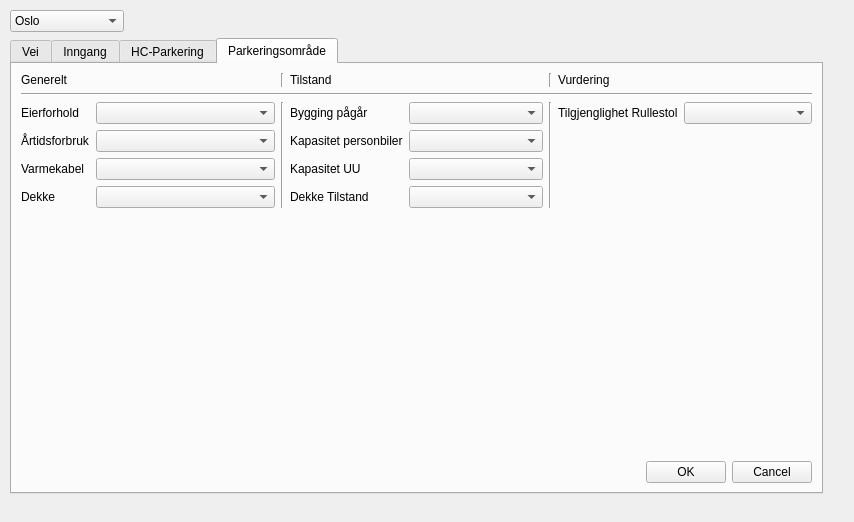
<?xml version="1.0" encoding="UTF-8"?>
<ui version="4.0">
 <class>MasterDialogBase</class>
 <widget class="QDialog" name="MasterDialogBase">
  <property name="geometry">
   <rect>
    <x>0</x>
    <y>0</y>
    <width>854</width>
    <height>522</height>
   </rect>
  </property>
  <property name="windowTitle">
   <string>Master</string>
  </property>
  <widget class="QDialogButtonBox" name="button_box">
   <property name="geometry">
    <rect>
     <x>30</x>
     <y>240</y>
     <width>341</width>
     <height>32</height>
    </rect>
   </property>
   <property name="orientation">
    <enum>Qt::Horizontal</enum>
   </property>
   <property name="standardButtons">
    <set>QDialogButtonBox::Cancel|QDialogButtonBox::Ok</set>
   </property>
  </widget>
  <widget class="QWidget" name="layoutWidget">
   <property name="geometry">
    <rect>
     <x>10</x>
     <y>10</y>
     <width>813</width>
     <height>484</height>
    </rect>
   </property>
   <layout class="QVBoxLayout" name="verticalLayout_2">
    <item>
     <layout class="QHBoxLayout" name="horizontalLayout_4">
      <item>
       <widget class="QComboBox" name="comboBox">
        <item>
         <property name="text">
          <string>Oslo</string>
         </property>
        </item>
        <item>
         <property name="text">
          <string>Fredrikstad</string>
         </property>
        </item>
        <item>
         <property name="text">
          <string>Andre komuner</string>
         </property>
        </item>
       </widget>
      </item>
      <item>
       <spacer name="horizontalSpacer">
        <property name="orientation">
         <enum>Qt::Horizontal</enum>
        </property>
        <property name="sizeHint" stdset="0">
         <size>
          <width>40</width>
          <height>20</height>
         </size>
        </property>
       </spacer>
      </item>
     </layout>
    </item>
    <item>
     <widget class="QTabWidget" name="tabWidget">
      <property name="currentIndex">
       <number>3</number>
      </property>
      <widget class="QWidget" name="tab">
       <attribute name="title">
        <string>Vei</string>
       </attribute>
       <layout class="QGridLayout" name="gridLayout_2">
        <item row="0" column="0">
         <layout class="QVBoxLayout" name="verticalLayout_5">
          <item>
           <layout class="QVBoxLayout" name="verticalLayout_4">
            <item>
             <layout class="QHBoxLayout" name="horizontalLayout_8">
              <item>
               <widget class="QLabel" name="label_46">
                <property name="text">
                 <string>Generelt</string>
                </property>
               </widget>
              </item>
              <item>
               <widget class="Line" name="line_15">
                <property name="orientation">
                 <enum>Qt::Vertical</enum>
                </property>
               </widget>
              </item>
              <item>
               <widget class="QLabel" name="label_47">
                <property name="text">
                 <string>Tilstand</string>
                </property>
               </widget>
              </item>
              <item>
               <widget class="Line" name="line_16">
                <property name="orientation">
                 <enum>Qt::Vertical</enum>
                </property>
               </widget>
              </item>
              <item>
               <widget class="QLabel" name="label_48">
                <property name="text">
                 <string>Vurdering</string>
                </property>
               </widget>
              </item>
             </layout>
            </item>
            <item>
             <widget class="Line" name="line_17">
              <property name="orientation">
               <enum>Qt::Horizontal</enum>
              </property>
             </widget>
            </item>
            <item>
             <layout class="QHBoxLayout" name="horizontalLayout_7">
              <item>
               <layout class="QFormLayout" name="formLayout_10">
                <item row="0" column="0">
                 <widget class="QLabel" name="label_49">
                  <property name="text">
                   <string>Gate Type</string>
                  </property>
                 </widget>
                </item>
                <item row="0" column="1">
                 <widget class="QComboBox" name="comboBox_41"/>
                </item>
                <item row="1" column="0">
                 <widget class="QLabel" name="label_50">
                  <property name="text">
                   <string>Dekke</string>
                  </property>
                 </widget>
                </item>
                <item row="1" column="1">
                 <widget class="QComboBox" name="comboBox_42"/>
                </item>
                <item row="2" column="0">
                 <widget class="QLabel" name="label_51">
                  <property name="text">
                   <string>Varmekabel</string>
                  </property>
                 </widget>
                </item>
                <item row="2" column="1">
                 <widget class="QComboBox" name="comboBox_43"/>
                </item>
                <item row="3" column="0">
                 <widget class="QLabel" name="label_52">
                  <property name="text">
                   <string>Ledelinje</string>
                  </property>
                 </widget>
                </item>
                <item row="3" column="1">
                 <widget class="QComboBox" name="comboBox_44"/>
                </item>
                <item row="4" column="0">
                 <widget class="QLabel" name="label_53">
                  <property name="text">
                   <string>Møteplass</string>
                  </property>
                 </widget>
                </item>
                <item row="4" column="1">
                 <widget class="QComboBox" name="comboBox_45"/>
                </item>
               </layout>
              </item>
              <item>
               <widget class="Line" name="line_13">
                <property name="orientation">
                 <enum>Qt::Vertical</enum>
                </property>
               </widget>
              </item>
              <item>
               <layout class="QFormLayout" name="formLayout_11">
                <item row="0" column="0">
                 <widget class="QLabel" name="label_57">
                  <property name="text">
                   <string>Bygging pågår</string>
                  </property>
                 </widget>
                </item>
                <item row="0" column="1">
                 <widget class="QComboBox" name="comboBox_46"/>
                </item>
                <item row="1" column="0">
                 <widget class="QLabel" name="label_54">
                  <property name="text">
                   <string>Dekke Tilstand</string>
                  </property>
                 </widget>
                </item>
                <item row="1" column="1">
                 <widget class="QComboBox" name="comboBox_48"/>
                </item>
                <item row="2" column="0">
                 <widget class="QLabel" name="label_55">
                  <property name="text">
                   <string>Bredde</string>
                  </property>
                 </widget>
                </item>
                <item row="2" column="1">
                 <widget class="QComboBox" name="comboBox_49"/>
                </item>
                <item row="3" column="0">
                 <widget class="QLabel" name="label_58">
                  <property name="text">
                   <string>Stigning</string>
                  </property>
                 </widget>
                </item>
                <item row="3" column="1">
                 <widget class="QComboBox" name="comboBox_47"/>
                </item>
                <item row="4" column="0">
                 <widget class="QLabel" name="label_56">
                  <property name="text">
                   <string>Tverfall</string>
                  </property>
                 </widget>
                </item>
                <item row="4" column="1">
                 <widget class="QComboBox" name="comboBox_50"/>
                </item>
                <item row="5" column="0">
                 <widget class="QLabel" name="label_59">
                  <property name="text">
                   <string>Ledelinje kontrast</string>
                  </property>
                 </widget>
                </item>
                <item row="5" column="1">
                 <widget class="QComboBox" name="comboBox_51"/>
                </item>
               </layout>
              </item>
              <item>
               <widget class="Line" name="line_14">
                <property name="orientation">
                 <enum>Qt::Vertical</enum>
                </property>
               </widget>
              </item>
              <item>
               <layout class="QFormLayout" name="formLayout_12">
                <item row="0" column="0">
                 <widget class="QLabel" name="label_61">
                  <property name="text">
                   <string>Manuell Rullestol</string>
                  </property>
                 </widget>
                </item>
                <item row="0" column="1">
                 <widget class="QComboBox" name="comboBox_54"/>
                </item>
                <item row="1" column="0">
                 <widget class="QLabel" name="label_62">
                  <property name="text">
                   <string>Elektrisk Rullestol</string>
                  </property>
                 </widget>
                </item>
                <item row="1" column="1">
                 <widget class="QComboBox" name="comboBox_52"/>
                </item>
                <item row="2" column="0">
                 <widget class="QLabel" name="label_60">
                  <property name="text">
                   <string>Synshemmet</string>
                  </property>
                 </widget>
                </item>
                <item row="2" column="1">
                 <widget class="QComboBox" name="comboBox_53"/>
                </item>
               </layout>
              </item>
             </layout>
            </item>
           </layout>
          </item>
          <item>
           <spacer name="verticalSpacer_3">
            <property name="orientation">
             <enum>Qt::Vertical</enum>
            </property>
            <property name="sizeHint" stdset="0">
             <size>
              <width>20</width>
              <height>40</height>
             </size>
            </property>
           </spacer>
          </item>
          <item>
           <widget class="QDialogButtonBox" name="button_box_2">
            <property name="orientation">
             <enum>Qt::Horizontal</enum>
            </property>
            <property name="standardButtons">
             <set>QDialogButtonBox::Cancel|QDialogButtonBox::Ok</set>
            </property>
           </widget>
          </item>
         </layout>
        </item>
       </layout>
       <zorder></zorder>
      </widget>
      <widget class="QWidget" name="tab_2">
       <attribute name="title">
        <string>Inngang</string>
       </attribute>
       <layout class="QGridLayout" name="gridLayout">
        <item row="2" column="0">
         <widget class="QDialogButtonBox" name="button_box_3">
          <property name="orientation">
           <enum>Qt::Horizontal</enum>
          </property>
          <property name="standardButtons">
           <set>QDialogButtonBox::Cancel|QDialogButtonBox::Ok</set>
          </property>
         </widget>
        </item>
        <item row="0" column="0">
         <layout class="QVBoxLayout" name="verticalLayout">
          <item>
           <layout class="QHBoxLayout" name="horizontalLayout_3">
            <item>
             <widget class="QLabel" name="label_14">
              <property name="text">
               <string>Inngang</string>
              </property>
             </widget>
            </item>
            <item>
             <widget class="Line" name="line_5">
              <property name="orientation">
               <enum>Qt::Vertical</enum>
              </property>
             </widget>
            </item>
            <item>
             <widget class="QLabel" name="label_15">
              <property name="text">
               <string>Rampe</string>
              </property>
             </widget>
            </item>
            <item>
             <widget class="Line" name="line_6">
              <property name="orientation">
               <enum>Qt::Vertical</enum>
              </property>
             </widget>
            </item>
            <item>
             <widget class="QLabel" name="label_16">
              <property name="text">
               <string>TextLabel</string>
              </property>
             </widget>
            </item>
           </layout>
          </item>
          <item>
           <widget class="Line" name="line_7">
            <property name="orientation">
             <enum>Qt::Horizontal</enum>
            </property>
           </widget>
          </item>
          <item>
           <layout class="QHBoxLayout" name="horizontalLayout">
            <item>
             <layout class="QFormLayout" name="formLayout">
              <item row="0" column="0">
               <widget class="QLabel" name="label">
                <property name="text">
                 <string>Avstand HC</string>
                </property>
               </widget>
              </item>
              <item row="0" column="1">
               <widget class="QComboBox" name="comboBox_2"/>
              </item>
              <item row="1" column="0">
               <widget class="QLabel" name="label_2">
                <property name="text">
                 <string>Byggningstype</string>
                </property>
               </widget>
              </item>
              <item row="1" column="1">
               <widget class="QComboBox" name="comboBox_3"/>
              </item>
              <item row="2" column="0">
               <widget class="QLabel" name="label_3">
                <property name="text">
                 <string>Ankomst stigning</string>
                </property>
               </widget>
              </item>
              <item row="2" column="1">
               <widget class="QComboBox" name="comboBox_4"/>
              </item>
              <item row="3" column="0">
               <widget class="QLabel" name="label_4">
                <property name="text">
                 <string>Dørtype</string>
                </property>
               </widget>
              </item>
              <item row="3" column="1">
               <widget class="QComboBox" name="comboBox_5"/>
              </item>
              <item row="4" column="0">
               <widget class="QLabel" name="label_5">
                <property name="text">
                 <string>Dørbredde</string>
                </property>
               </widget>
              </item>
              <item row="4" column="1">
               <widget class="QComboBox" name="comboBox_6"/>
              </item>
             </layout>
            </item>
            <item>
             <widget class="Line" name="line">
              <property name="orientation">
               <enum>Qt::Vertical</enum>
              </property>
             </widget>
            </item>
            <item>
             <layout class="QFormLayout" name="formLayout_2">
              <property name="fieldGrowthPolicy">
               <enum>QFormLayout::AllNonFixedFieldsGrow</enum>
              </property>
              <item row="0" column="1">
               <widget class="QComboBox" name="comboBox_10"/>
              </item>
              <item row="1" column="0">
               <widget class="QLabel" name="label_10">
                <property name="text">
                 <string>Rampe Bredde</string>
                </property>
               </widget>
              </item>
              <item row="1" column="1">
               <widget class="QComboBox" name="comboBox_9"/>
              </item>
              <item row="2" column="0">
               <widget class="QLabel" name="label_6">
                <property name="text">
                 <string>Håndliste</string>
                </property>
               </widget>
              </item>
              <item row="2" column="1">
               <widget class="QComboBox" name="comboBox_7"/>
              </item>
              <item row="3" column="0">
               <widget class="QLabel" name="label_7">
                <property name="text">
                 <string>Håndliste Høyde 1</string>
                </property>
               </widget>
              </item>
              <item row="3" column="1">
               <widget class="QComboBox" name="comboBox_8"/>
              </item>
              <item row="4" column="0">
               <widget class="QLabel" name="label_8">
                <property name="text">
                 <string>Håndliste Høyde 2</string>
                </property>
               </widget>
              </item>
              <item row="4" column="1">
               <widget class="QComboBox" name="comboBox_11"/>
              </item>
              <item row="0" column="0">
               <widget class="QLabel" name="label_9">
                <property name="text">
                 <string>Rampe Stigning</string>
                </property>
               </widget>
              </item>
             </layout>
            </item>
            <item>
             <widget class="Line" name="line_2">
              <property name="orientation">
               <enum>Qt::Vertical</enum>
              </property>
             </widget>
            </item>
            <item>
             <layout class="QFormLayout" name="formLayout_3">
              <item row="0" column="0">
               <widget class="QLabel" name="label_12">
                <property name="text">
                 <string>Manuell Rullestol</string>
                </property>
               </widget>
              </item>
              <item row="0" column="1">
               <widget class="QComboBox" name="comboBox_12"/>
              </item>
              <item row="1" column="0">
               <widget class="QLabel" name="label_11">
                <property name="text">
                 <string>Elektrisk Rullestol</string>
                </property>
               </widget>
              </item>
              <item row="1" column="1">
               <widget class="QComboBox" name="comboBox_14"/>
              </item>
              <item row="2" column="0">
               <widget class="QLabel" name="label_13">
                <property name="text">
                 <string>Synshemmet</string>
                </property>
               </widget>
              </item>
              <item row="2" column="1">
               <widget class="QComboBox" name="comboBox_13"/>
              </item>
             </layout>
            </item>
           </layout>
          </item>
         </layout>
        </item>
        <item row="1" column="0">
         <spacer name="verticalSpacer_2">
          <property name="orientation">
           <enum>Qt::Vertical</enum>
          </property>
          <property name="sizeHint" stdset="0">
           <size>
            <width>20</width>
            <height>40</height>
           </size>
          </property>
         </spacer>
        </item>
       </layout>
       <zorder>button_box_3</zorder>
       <zorder>verticalSpacer_2</zorder>
      </widget>
      <widget class="QWidget" name="tab_3">
       <attribute name="title">
        <string>HC-Parkering</string>
       </attribute>
       <layout class="QGridLayout" name="gridLayout_4">
        <item row="0" column="0">
         <layout class="QVBoxLayout" name="verticalLayout_6">
          <item>
           <layout class="QGridLayout" name="gridLayout_3">
            <item row="0" column="0">
             <widget class="QLabel" name="label_65">
              <property name="text">
               <string>Tilstede på Parkerinskplass</string>
              </property>
             </widget>
            </item>
            <item row="0" column="1">
             <widget class="Line" name="line_18">
              <property name="orientation">
               <enum>Qt::Vertical</enum>
              </property>
             </widget>
            </item>
            <item row="0" column="2">
             <widget class="QLabel" name="label_64">
              <property name="text">
               <string>Tilstand</string>
              </property>
             </widget>
            </item>
            <item row="0" column="3">
             <widget class="Line" name="line_19">
              <property name="orientation">
               <enum>Qt::Vertical</enum>
              </property>
             </widget>
            </item>
            <item row="0" column="4">
             <widget class="QLabel" name="label_63">
              <property name="text">
               <string>TextLabel</string>
              </property>
             </widget>
            </item>
            <item row="1" column="0" colspan="5">
             <widget class="Line" name="line_20">
              <property name="orientation">
               <enum>Qt::Horizontal</enum>
              </property>
             </widget>
            </item>
            <item row="2" column="0">
             <layout class="QFormLayout" name="formLayout_13">
              <item row="0" column="0">
               <widget class="QLabel" name="label_66">
                <property name="text">
                 <string>Bygging pågår</string>
                </property>
               </widget>
              </item>
              <item row="0" column="1">
               <widget class="QComboBox" name="comboBox_55"/>
              </item>
              <item row="1" column="0">
               <widget class="QLabel" name="label_67">
                <property name="text">
                 <string>Overbygg</string>
                </property>
               </widget>
              </item>
              <item row="1" column="1">
               <widget class="QComboBox" name="comboBox_56"/>
              </item>
              <item row="2" column="0">
               <widget class="QLabel" name="label_68">
                <property name="text">
                 <string>Varmekabel</string>
                </property>
               </widget>
              </item>
              <item row="2" column="1">
               <widget class="QComboBox" name="comboBox_57"/>
              </item>
              <item row="3" column="0">
               <widget class="QLabel" name="label_69">
                <property name="text">
                 <string>Skiltet</string>
                </property>
               </widget>
              </item>
              <item row="3" column="1">
               <widget class="QComboBox" name="comboBox_58"/>
              </item>
              <item row="4" column="0">
               <widget class="QLabel" name="label_70">
                <property name="text">
                 <string>Merket</string>
                </property>
               </widget>
              </item>
              <item row="4" column="1">
               <widget class="QComboBox" name="comboBox_59"/>
              </item>
              <item row="5" column="0">
               <widget class="QLabel" name="label_71">
                <property name="text">
                 <string>Automat</string>
                </property>
               </widget>
              </item>
              <item row="5" column="1">
               <widget class="QComboBox" name="comboBox_60"/>
              </item>
              <item row="6" column="0">
               <widget class="QLabel" name="label_72">
                <property name="text">
                 <string>Avgift</string>
                </property>
               </widget>
              </item>
              <item row="6" column="1">
               <widget class="QComboBox" name="comboBox_61"/>
              </item>
             </layout>
            </item>
            <item row="2" column="2">
             <layout class="QFormLayout" name="formLayout_14">
              <item row="0" column="0">
               <widget class="QLabel" name="label_73">
                <property name="text">
                 <string>Bredde</string>
                </property>
               </widget>
              </item>
              <item row="0" column="1">
               <widget class="QComboBox" name="comboBox_62"/>
              </item>
              <item row="1" column="0">
               <widget class="QLabel" name="label_74">
                <property name="text">
                 <string>LLengde</string>
                </property>
               </widget>
              </item>
              <item row="1" column="1">
               <widget class="QComboBox" name="comboBox_63"/>
              </item>
              <item row="2" column="0">
               <widget class="QLabel" name="label_75">
                <property name="text">
                 <string>Aavstand Servicebygg</string>
                </property>
               </widget>
              </item>
              <item row="2" column="1">
               <widget class="QComboBox" name="comboBox_64"/>
              </item>
              <item row="3" column="0">
               <widget class="QLabel" name="label_76">
                <property name="text">
                 <string>Automat høyde</string>
                </property>
               </widget>
              </item>
              <item row="3" column="1">
               <widget class="QComboBox" name="comboBox_65"/>
              </item>
             </layout>
            </item>
            <item row="2" column="4">
             <layout class="QFormLayout" name="formLayout_15">
              <item row="0" column="0">
               <widget class="QLabel" name="label_77">
                <property name="text">
                 <string>Manuell Rullestol</string>
                </property>
               </widget>
              </item>
              <item row="0" column="1">
               <widget class="QComboBox" name="comboBox_66"/>
              </item>
              <item row="1" column="0">
               <widget class="QLabel" name="label_78">
                <property name="text">
                 <string>Elektrisk rullestol</string>
                </property>
               </widget>
              </item>
              <item row="1" column="1">
               <widget class="QComboBox" name="comboBox_67"/>
              </item>
              <item row="2" column="0">
               <widget class="QLabel" name="label_79">
                <property name="text">
                 <string>Synshemmet</string>
                </property>
               </widget>
              </item>
              <item row="2" column="1">
               <widget class="QComboBox" name="comboBox_68"/>
              </item>
             </layout>
            </item>
            <item row="2" column="1">
             <widget class="Line" name="line_21">
              <property name="orientation">
               <enum>Qt::Vertical</enum>
              </property>
             </widget>
            </item>
            <item row="2" column="3">
             <widget class="Line" name="line_22">
              <property name="orientation">
               <enum>Qt::Vertical</enum>
              </property>
             </widget>
            </item>
           </layout>
          </item>
          <item>
           <spacer name="verticalSpacer_4">
            <property name="orientation">
             <enum>Qt::Vertical</enum>
            </property>
            <property name="sizeHint" stdset="0">
             <size>
              <width>20</width>
              <height>40</height>
             </size>
            </property>
           </spacer>
          </item>
          <item>
           <widget class="QDialogButtonBox" name="button_box_4">
            <property name="orientation">
             <enum>Qt::Horizontal</enum>
            </property>
            <property name="standardButtons">
             <set>QDialogButtonBox::Cancel|QDialogButtonBox::Ok</set>
            </property>
           </widget>
          </item>
         </layout>
        </item>
       </layout>
      </widget>
      <widget class="QWidget" name="tab_4">
       <attribute name="title">
        <string>Parkeringsområde</string>
       </attribute>
       <layout class="QGridLayout" name="gridLayout_5">
        <item row="0" column="0">
         <layout class="QVBoxLayout" name="verticalLayout_8">
          <item>
           <layout class="QVBoxLayout" name="verticalLayout_7">
            <item>
             <layout class="QHBoxLayout" name="horizontalLayout_10">
              <item>
               <widget class="QLabel" name="label_89">
                <property name="text">
                 <string>Generelt</string>
                </property>
               </widget>
              </item>
              <item>
               <widget class="Line" name="line_25">
                <property name="orientation">
                 <enum>Qt::Vertical</enum>
                </property>
               </widget>
              </item>
              <item>
               <widget class="QLabel" name="label_90">
                <property name="text">
                 <string>Tilstand</string>
                </property>
               </widget>
              </item>
              <item>
               <widget class="Line" name="line_26">
                <property name="orientation">
                 <enum>Qt::Vertical</enum>
                </property>
               </widget>
              </item>
              <item>
               <widget class="QLabel" name="label_91">
                <property name="text">
                 <string>Vurdering</string>
                </property>
               </widget>
              </item>
             </layout>
            </item>
            <item>
             <widget class="Line" name="line_27">
              <property name="orientation">
               <enum>Qt::Horizontal</enum>
              </property>
             </widget>
            </item>
            <item>
             <layout class="QHBoxLayout" name="horizontalLayout_9">
              <item>
               <layout class="QFormLayout" name="formLayout_16">
                <item row="0" column="0">
                 <widget class="QLabel" name="label_80">
                  <property name="text">
                   <string>Eierforhold</string>
                  </property>
                 </widget>
                </item>
                <item row="0" column="1">
                 <widget class="QComboBox" name="comboBox_69"/>
                </item>
                <item row="1" column="0">
                 <widget class="QLabel" name="label_81">
                  <property name="text">
                   <string>Årtidsforbruk</string>
                  </property>
                 </widget>
                </item>
                <item row="1" column="1">
                 <widget class="QComboBox" name="comboBox_70"/>
                </item>
                <item row="2" column="0">
                 <widget class="QLabel" name="label_82">
                  <property name="text">
                   <string>Varmekabel</string>
                  </property>
                 </widget>
                </item>
                <item row="2" column="1">
                 <widget class="QComboBox" name="comboBox_71"/>
                </item>
                <item row="3" column="0">
                 <widget class="QLabel" name="label_83">
                  <property name="text">
                   <string>Dekke</string>
                  </property>
                 </widget>
                </item>
                <item row="3" column="1">
                 <widget class="QComboBox" name="comboBox_72"/>
                </item>
               </layout>
              </item>
              <item>
               <widget class="Line" name="line_23">
                <property name="orientation">
                 <enum>Qt::Vertical</enum>
                </property>
               </widget>
              </item>
              <item>
               <layout class="QFormLayout" name="formLayout_17">
                <property name="fieldGrowthPolicy">
                 <enum>QFormLayout::AllNonFixedFieldsGrow</enum>
                </property>
                <item row="0" column="0">
                 <widget class="QLabel" name="label_85">
                  <property name="text">
                   <string>Bygging pågår</string>
                  </property>
                 </widget>
                </item>
                <item row="0" column="1">
                 <widget class="QComboBox" name="comboBox_74"/>
                </item>
                <item row="1" column="0">
                 <widget class="QLabel" name="label_84">
                  <property name="text">
                   <string>Kapasitet personbiler</string>
                  </property>
                 </widget>
                </item>
                <item row="1" column="1">
                 <widget class="QComboBox" name="comboBox_73"/>
                </item>
                <item row="2" column="0">
                 <widget class="QLabel" name="label_86">
                  <property name="text">
                   <string>Kapasitet UU</string>
                  </property>
                 </widget>
                </item>
                <item row="2" column="1">
                 <widget class="QComboBox" name="comboBox_76"/>
                </item>
                <item row="3" column="0">
                 <widget class="QLabel" name="label_87">
                  <property name="text">
                   <string>Dekke Tilstand</string>
                  </property>
                 </widget>
                </item>
                <item row="3" column="1">
                 <widget class="QComboBox" name="comboBox_75"/>
                </item>
               </layout>
              </item>
              <item>
               <widget class="Line" name="line_24">
                <property name="orientation">
                 <enum>Qt::Vertical</enum>
                </property>
               </widget>
              </item>
              <item>
               <layout class="QFormLayout" name="formLayout_18">
                <item row="0" column="0">
                 <widget class="QLabel" name="label_88">
                  <property name="text">
                   <string>Tilgjenglighet Rullestol</string>
                  </property>
                 </widget>
                </item>
                <item row="0" column="1">
                 <widget class="QComboBox" name="comboBox_77"/>
                </item>
               </layout>
              </item>
             </layout>
            </item>
           </layout>
          </item>
          <item>
           <spacer name="verticalSpacer_5">
            <property name="orientation">
             <enum>Qt::Vertical</enum>
            </property>
            <property name="sizeHint" stdset="0">
             <size>
              <width>20</width>
              <height>40</height>
             </size>
            </property>
           </spacer>
          </item>
          <item>
           <widget class="QDialogButtonBox" name="button_box_5">
            <property name="orientation">
             <enum>Qt::Horizontal</enum>
            </property>
            <property name="standardButtons">
             <set>QDialogButtonBox::Cancel|QDialogButtonBox::Ok</set>
            </property>
           </widget>
          </item>
         </layout>
        </item>
       </layout>
      </widget>
     </widget>
    </item>
   </layout>
  </widget>
 </widget>
 <resources/>
 <connections>
  <connection>
   <sender>button_box</sender>
   <signal>accepted()</signal>
   <receiver>MasterDialogBase</receiver>
   <slot>accept()</slot>
   <hints>
    <hint type="sourcelabel">
     <x>20</x>
     <y>20</y>
    </hint>
    <hint type="destinationlabel">
     <x>20</x>
     <y>20</y>
    </hint>
   </hints>
  </connection>
  <connection>
   <sender>button_box</sender>
   <signal>rejected()</signal>
   <receiver>MasterDialogBase</receiver>
   <slot>reject()</slot>
   <hints>
    <hint type="sourcelabel">
     <x>20</x>
     <y>20</y>
    </hint>
    <hint type="destinationlabel">
     <x>20</x>
     <y>20</y>
    </hint>
   </hints>
  </connection>
 </connections>
</ui>
